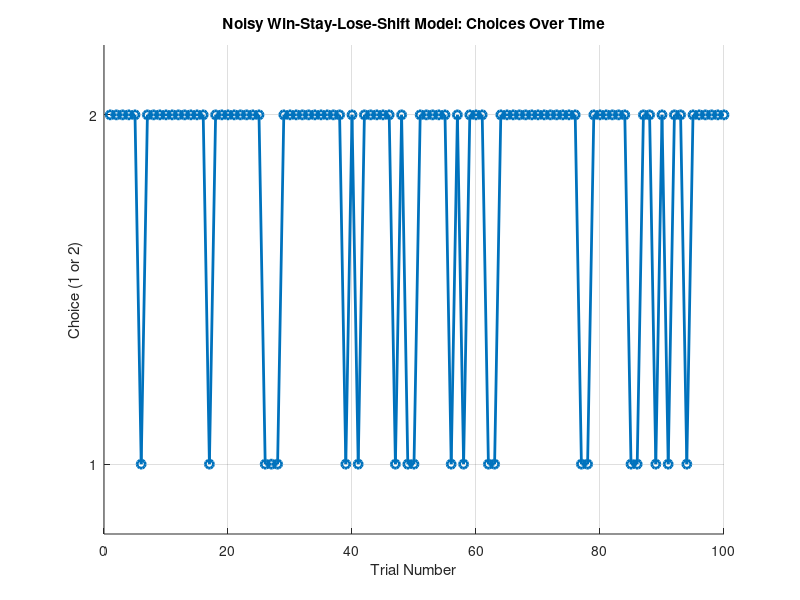

Recreate this plot in MATLAB. (Note: this script raises an error after producing the figure.)
% --- Part 1: Simulate the Noisy Win-Stay-Lose-Shift Model ---

% Experiment parameters
T = 100;        % Number of trials
p = [0.2 0.8];  % Payoff probabilities for bandits

% Model parameter
epsilon = 0.1;  % Noise parameter (probability of random choice)

% Initialize choices and rewards
choice = zeros(T,1);
r = zeros(T,1);

% Initialize the first choice randomly
choice(1) = randi(2);  % Randomly choose between option 1 and 2

for t = 1:T
    if t > 1
        if rand < (1 - epsilon)
            % Follow WSLS strategy
            if r(t-1) == 1
                % Win: Stay with the same choice
                choice(t) = choice(t-1);
            else
                % Loss: Switch to the other choice
                choice(t) = 3 - choice(t-1);
            end
        else
            % With probability epsilon, choose randomly
            choice(t) = randi(2);
        end
    end
    
    % Simulate reward based on the chosen option
    current_choice = choice(t);
    if rand < p(current_choice)
        r(t) = 1;   % Reward of +1 (win)
    else
        r(t) = -1;  % Reward of -1 (loss)
    end
end

% Plot the choices over trials
figure(1); clf; hold on;
plot(1:T, choice, 'o-', 'linewidth', 2);
xlabel('Trial Number');
ylabel('Choice (1 or 2)');
title('Noisy Win-Stay-Lose-Shift Model: Choices Over Time');
ylim([0.8 2.2]);
yticks([1 2]);
grid on;

% --- Part 3: Compute p(stay) After Wins and Losses ---

% Previous choices and rewards
choice_last = [nan; choice(1:end-1)];
r_last = [nan; r(1:end-1)];

% Indices for trials where the last reward was a loss or a win
i_lost = r_last == -1;
i_won = r_last == +1;

% Probability of staying after a loss
p_stay_after_loss = nanmean(choice(i_lost) == choice_last(i_lost));

% Probability of staying after a win
p_stay_after_win = nanmean(choice(i_won) == choice_last(i_won));

% Display the results
fprintf('Probability of staying after a loss: %.4f\n', p_stay_after_loss);
fprintf('Probability of staying after a win: %.4f\n', p_stay_after_win);

% --- Part 5: Plot the Probabilities ---

% Store the probabilities in an array
p_stay = [p_stay_after_loss, p_stay_after_win];

% Plot the probabilities
figure(2); clf;
bar(1:2, p_stay, 0.5, 'FaceColor', [0.2 0.6 0.8]);
set(gca, 'xtick', 1:2, 'xticklabel', {'Loss (-1)', 'Win (+1)'}, 'fontsize', 12);
ylabel('Probability of Staying');
xlabel('Last Reward');
title('Noisy Win-Stay-Lose-Shift Model: Probability of Staying After Loss or Win');
ylim([0 1]);
grid on;
